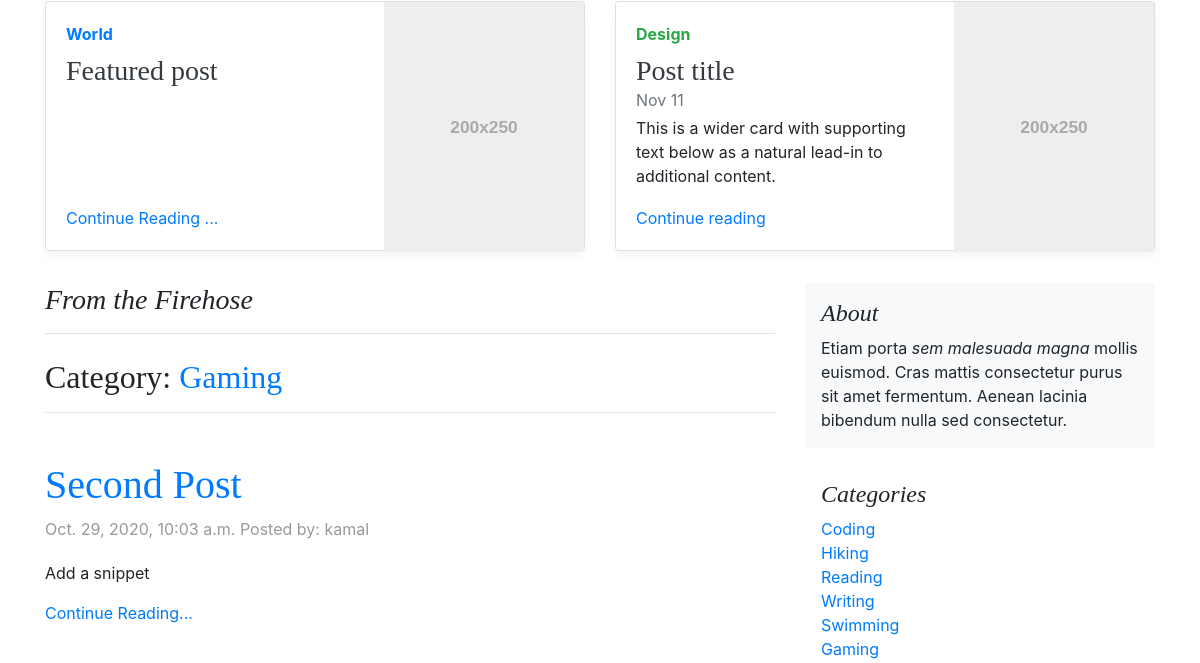
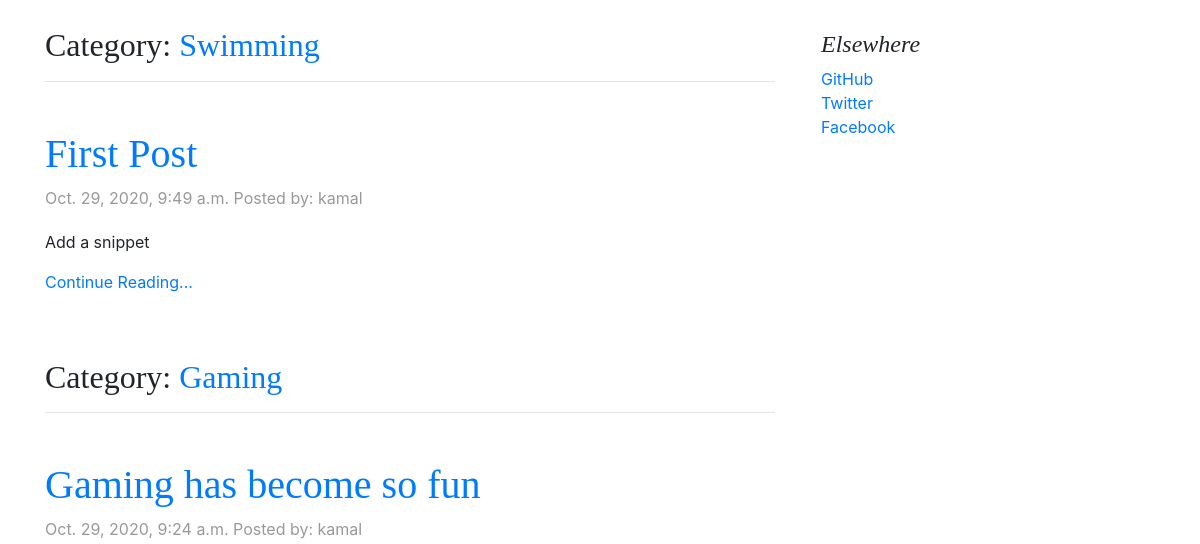
Page /blog/ (middle part) on the earlier database version (2 pictures, top to bottom).
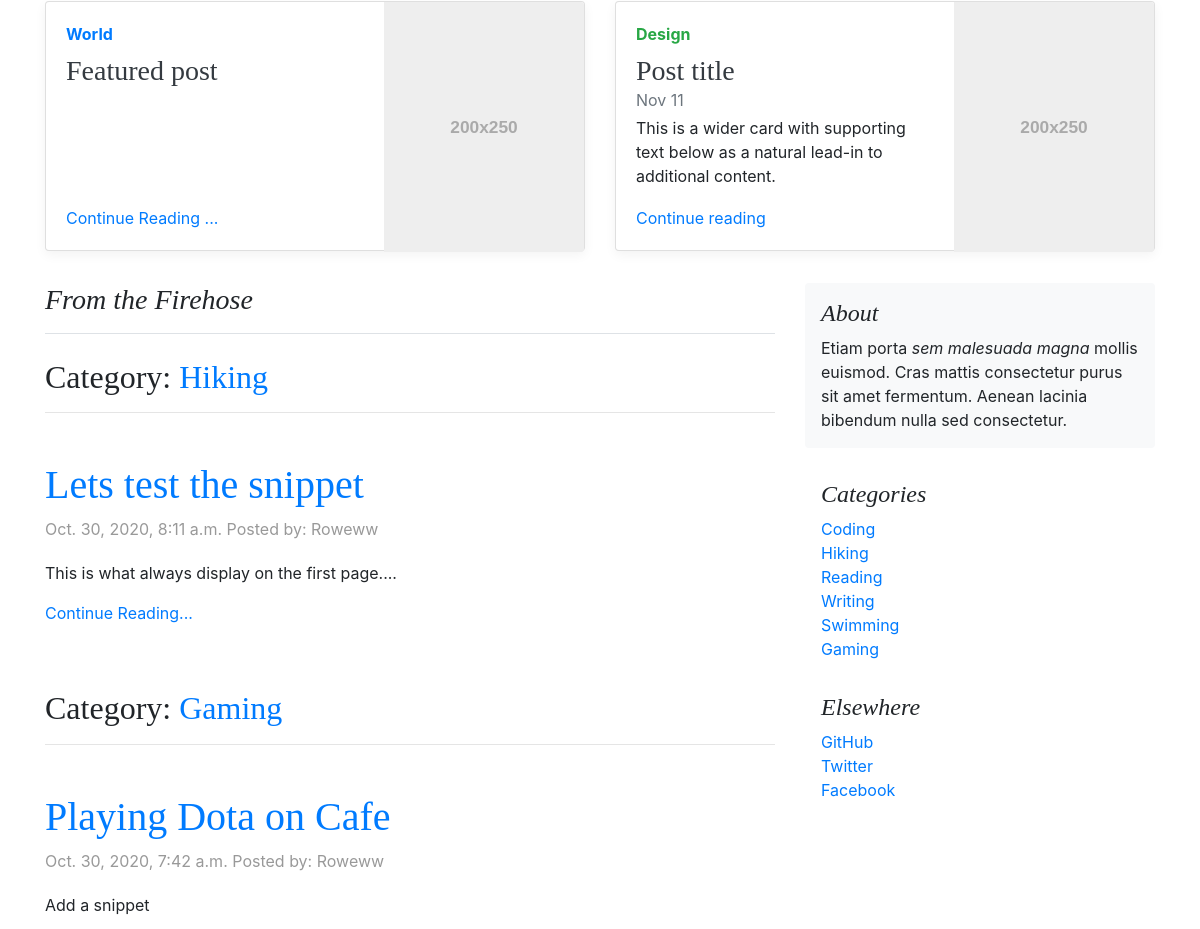
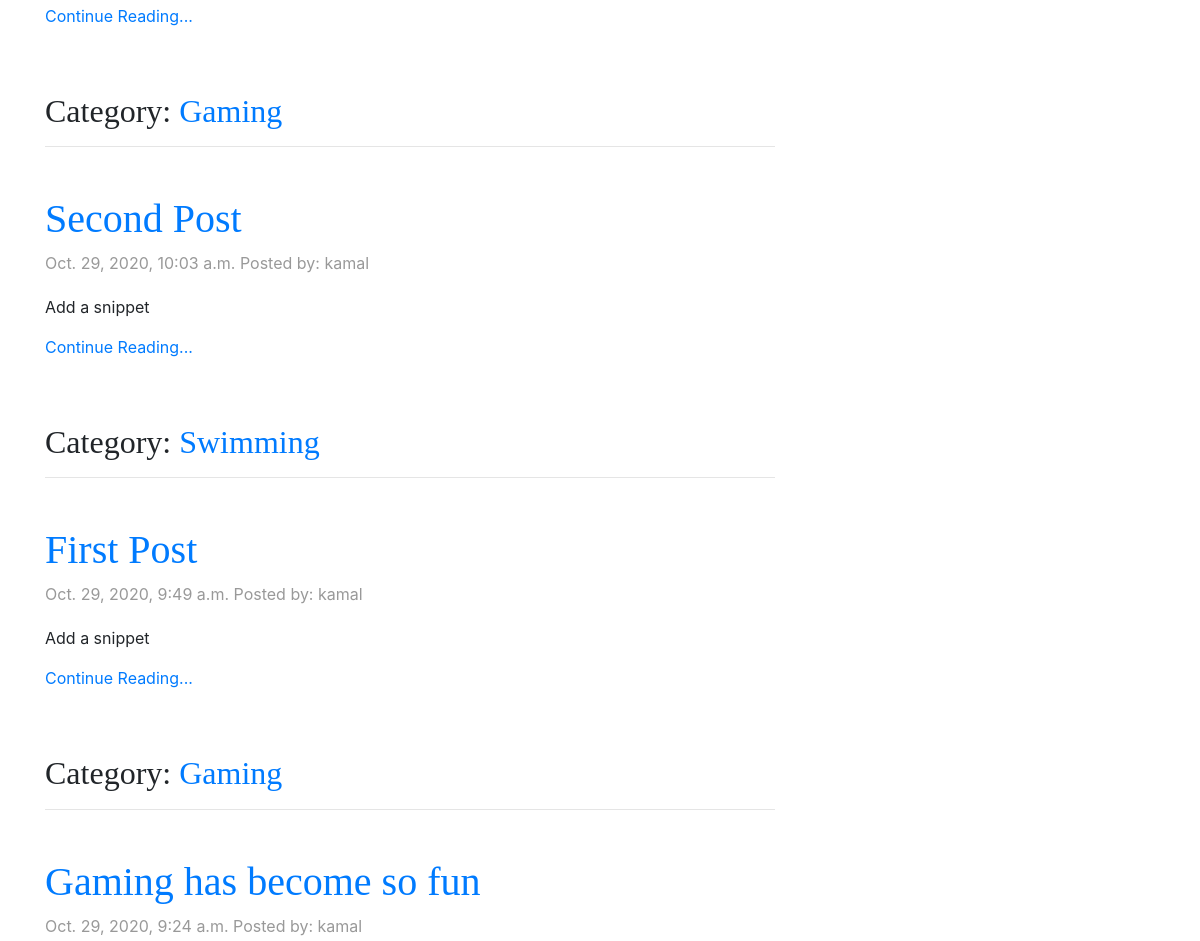
Same page on the later database version (2 pictures, top to bottom).
### blog/models.py (models this page shows, shortened)
class Post(models.Model):
    title = models.CharField(max_length=255)
    blog_image = models.ImageField(null=True,blank=True, upload_to="images/")
    author = models.ForeignKey(User,on_delete=models.CASCADE,blank=True)
    content = RichTextField(blank=True,null=True)
    snippet = models.CharField(max_length=255)
    featured = models.BooleanField(default=True)
    timestamp = models.DateTimeField(auto_now_add=True)
    category = models.ForeignKey(CategoryModel,on_delete=models.SET_NULL,null=True)
    likes = models.ManyToManyField(User, related_name='blog_posts')

class CategoryModel(models.Model):
    title = models.CharField(max_length=255)
    slug = models.SlugField(blank=True,unique=True)
    def __str__(self):
        return self.title

### blog/views.py (the view)
# urls.py: path('',HomeView.as_view(),name="list"),
class HomeView(ListView):
    model = Post
    template_name = "blog/home.html"
    ordering = ['-timestamp']
    def get_context_data(self, **kwargs):
        context = super(HomeView, self).get_context_data(**kwargs)
        cat_menu = CategoryModel.objects.all()
        context['cat_menu'] = cat_menu
        return context

### blog/templates/blog/home.html (shortened to what this page needs)
{% extends 'base.html' %}
{% load static%}
{% block content %}
  <body>
    <div class="container">
      <div class="row mb-2">
        <div class="col-md-6">
          <div class="card flex-md-row mb-4 box-shadow h-md-250">
            <div class="card-body d-flex flex-column align-items-start">
              <strong class="d-inline-block mb-2 text-primary">World</strong>
              <h3 class="mb-0">
                <a class="text-dark" href="#">Featured post</a>
              </h3>
              <a href="#">Continue Reading ...</a>
            </div>
            <img class="card-img-right flex-auto d-none d-md-block" data-src="holder.js/200x250?theme=thumb" alt="Card image cap">
          </div>
        </div>
        <div class="col-md-6">
          <div class="card flex-md-row mb-4 box-shadow h-md-250">
            <div class="card-body d-flex flex-column align-items-start">
              <strong class="d-inline-block mb-2 text-success">Design</strong>
              <h3 class="mb-0">
                <a class="text-dark" href="#">Post title</a>
              </h3>
              <div class="mb-1 text-muted">Nov 11</div>
              <p class="card-text mb-auto">This is a wider card with supporting text below as a natural lead-in to additional content.</p>
              <a href="#">Continue reading</a>
            </div>
            <img class="card-img-right flex-auto d-none d-md-block" data-src="holder.js/200x250?theme=thumb" alt="Card image cap">
          </div>
        </div>
      </div>
    </div>
    <main role="main" class="container">
      <div class="row">
        <div class="col-md-8 blog-main">
          <h3 class="pb-3 mb-4 font-italic border-bottom">
            From the Firehose
          </h3>
        {% for post in object_list%}
          <div class="blog-post">
             <h2>Category: <a href="{% url 'category' post.category.slug %}">{{ post.category }}</a></h2>
             <hr/><br>
             <h3 class="blog-post-title my-2"><a href="{% url 'detail'  post.pk %} ">{{ post.title }}</a></h2>
                <p class="blog-post-meta">{{ post.timestamp }} <span>Posted by: {{ post.author }}</span></p>
                <p>{{ post.snippet | truncatewords:20|safe}}</p>
                <a href={% url 'detail' post.pk %}>Continue Reading...</a>
          </div>
        {% endfor %}
        </div>
        <aside class="col-md-4 blog-sidebar">
          <div class="p-3 mb-3 bg-light rounded">
            <h4 class="font-italic">About</h4>
            <p class="mb-0">Etiam porta <em>sem malesuada magna</em> mollis euismod. Cras mattis consectetur purus sit amet fermentum. Aenean lacinia bibendum nulla sed consectetur.</p>
          </div>
          <div class="p-3">
            <h4 class="font-italic">Categories</h4>
            <ol class="list-unstyled mb-0">
            {% for item in cat_menu %}
              <li><a href="{% url 'category' item.slug %}">{{item.title}}</a></li>
            {% endfor %}
            </ol>
          </div>
          <div class="p-3">
            <h4 class="font-italic">Elsewhere</h4>
            <ol class="list-unstyled">
              <li><a href="#">GitHub</a></li>
              <li><a href="#">Twitter</a></li>
              <li><a href="#">Facebook</a></li>
            </ol>
          </div>
        </aside>
      </div>
    </main>
 {% endblock %}

### templates/base.html (shortened to what this page needs)
{% load static %}
<!doctype html>
<html lang="en">
  <head>
      <link href="{% static 'css/bootstrap.min.css' %}" rel="stylesheet">
    <link href="{% static 'css/blog.css' %}" rel="stylesheet">
  </head>
  <body>
    {% block content %}
    {% endblock %}
  </body>
</html>

### static/css/blog.css (style rules this page uses)
h1, h2, h3, h4, h5, h6 { font-family: "Playfair Display", Georgia, "Times New Roman", serif; }
.card-img-right { height: 100%; border-radius: 0 3px 3px 0; }
.flex-auto { -ms-flex: 0 0 auto; -webkit-box-flex: 0; flex: 0 0 auto; }
@media (min-width: 768px) { .h-md-250 { height: 250px; } }
.border-bottom { border-bottom: 1px solid #e5e5e5; }
.box-shadow { box-shadow: 0 .25rem .75rem rgba(0, 0, 0, .05); }
.blog-post { margin-bottom: 4rem; }
.blog-post-title { margin-bottom: .25rem; font-size: 2.5rem; }
.blog-post-meta { margin-bottom: 1.25rem; color: #999; }

Differences in the rows shown:
added Post: category "Hiking", title "Lets test the snippet", timestamp "Oct. 30, 2020, 8:11 a.m.", author "Roweww", snippet "This is what always display on the first page...."
added Post: category "Gaming", title "Playing Dota on Cafe", timestamp "Oct. 30, 2020, 7:42 a.m.", author "Roweww", snippet "Add a snippet"
